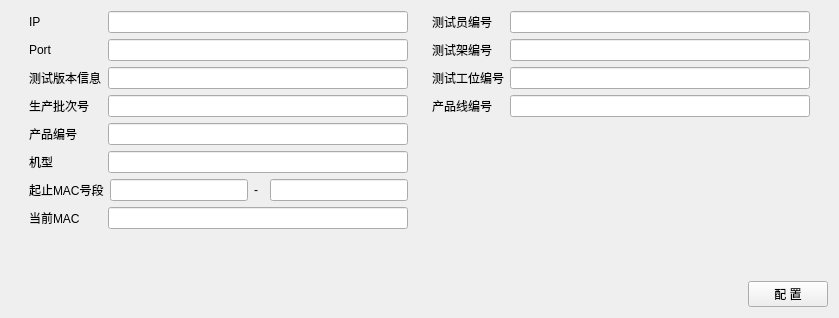
      <widget class="QWidget" name="base_set">
       <attribute name="title">
        <string>基础设置</string>
       </attribute>
       <layout class="QGridLayout" name="gridLayout_5">
        <item row="0" column="0">
         <layout class="QGridLayout" name="gridLayout_22">
          <item row="0" column="0">
           <spacer name="horizontalSpacer_19">
            <property name="orientation">
             <enum>Qt::Horizontal</enum>
            </property>
            <property name="sizeHint" stdset="0">
             <size>
              <width>18</width>
              <height>20</height>
             </size>
            </property>
           </spacer>
          </item>
          <item row="0" column="3">
           <layout class="QVBoxLayout" name="verticalLayout_8">
            <item>
             <layout class="QGridLayout" name="gridLayout">
              <item row="0" column="0">
               <widget class="QLabel" name="label_11">
                <property name="sizePolicy">
                 <sizepolicy hsizetype="Preferred" vsizetype="Preferred">
                  <horstretch>0</horstretch>
                  <verstretch>0</verstretch>
                 </sizepolicy>
                </property>
                <property name="minimumSize">
                 <size>
                  <width>70</width>
                  <height>0</height>
                 </size>
                </property>
                <property name="text">
                 <string>测试员编号</string>
                </property>
               </widget>
              </item>
              <item row="0" column="1">
               <widget class="QLineEdit" name="lineEdit_WorkerNo">
                <property name="sizePolicy">
                 <sizepolicy hsizetype="Expanding" vsizetype="Fixed">
                  <horstretch>0</horstretch>
                  <verstretch>0</verstretch>
                 </sizepolicy>
                </property>
                <property name="minimumSize">
                 <size>
                  <width>300</width>
                  <height>0</height>
                 </size>
                </property>
                <property name="maximumSize">
                 <size>
                  <width>250</width>
                  <height>16777215</height>
                 </size>
                </property>
               </widget>
              </item>
             </layout>
            </item>
            <item>
             <layout class="QGridLayout" name="gridLayout_3">
              <item row="0" column="0">
               <widget class="QLabel" name="label_12">
                <property name="sizePolicy">
                 <sizepolicy hsizetype="Preferred" vsizetype="Preferred">
                  <horstretch>0</horstretch>
                  <verstretch>0</verstretch>
                 </sizepolicy>
                </property>
                <property name="minimumSize">
                 <size>
                  <width>70</width>
                  <height>0</height>
                 </size>
                </property>
                <property name="text">
                 <string>测试架编号</string>
                </property>
               </widget>
              </item>
              <item row="0" column="1">
               <widget class="QLineEdit" name="lineEdit_TestFrameidNo">
                <property name="sizePolicy">
                 <sizepolicy hsizetype="Expanding" vsizetype="Fixed">
                  <horstretch>0</horstretch>
                  <verstretch>0</verstretch>
                 </sizepolicy>
                </property>
                <property name="minimumSize">
                 <size>
                  <width>300</width>
                  <height>0</height>
                 </size>
                </property>
                <property name="maximumSize">
                 <size>
                  <width>250</width>
                  <height>16777215</height>
                 </size>
                </property>
               </widget>
              </item>
             </layout>
            </item>
            <item>
             <layout class="QHBoxLayout" name="horizontalLayout_11">
              <item>
               <widget class="QLabel" name="label_10">
                <property name="sizePolicy">
                 <sizepolicy hsizetype="Preferred" vsizetype="Preferred">
                  <horstretch>0</horstretch>
                  <verstretch>0</verstretch>
                 </sizepolicy>
                </property>
                <property name="minimumSize">
                 <size>
                  <width>70</width>
                  <height>0</height>
                 </size>
                </property>
                <property name="text">
                 <string>测试工位编号</string>
                </property>
               </widget>
              </item>
              <item>
               <widget class="QLineEdit" name="lineEdit_WksNo">
                <property name="sizePolicy">
                 <sizepolicy hsizetype="Expanding" vsizetype="Fixed">
                  <horstretch>0</horstretch>
                  <verstretch>0</verstretch>
                 </sizepolicy>
                </property>
                <property name="minimumSize">
                 <size>
                  <width>300</width>
                  <height>0</height>
                 </size>
                </property>
               </widget>
              </item>
             </layout>
            </item>
            <item>
             <layout class="QHBoxLayout" name="horizontalLayout_10">
              <item>
               <widget class="QLabel" name="label_9">
                <property name="sizePolicy">
                 <sizepolicy hsizetype="Preferred" vsizetype="Preferred">
                  <horstretch>0</horstretch>
                  <verstretch>0</verstretch>
                 </sizepolicy>
                </property>
                <property name="minimumSize">
                 <size>
                  <width>70</width>
                  <height>0</height>
                 </size>
                </property>
                <property name="text">
                 <string>产品线编号</string>
                </property>
               </widget>
              </item>
              <item>
               <widget class="QLineEdit" name="lineEdit_WorkCenter">
                <property name="sizePolicy">
                 <sizepolicy hsizetype="Expanding" vsizetype="Fixed">
                  <horstretch>0</horstretch>
                  <verstretch>0</verstretch>
                 </sizepolicy>
                </property>
                <property name="minimumSize">
                 <size>
                  <width>300</width>
                  <height>0</height>
                 </size>
                </property>
                <property name="maximumSize">
                 <size>
                  <width>300</width>
                  <height>16777215</height>
                 </size>
                </property>
               </widget>
              </item>
             </layout>
            </item>
            <item>
             <spacer name="verticalSpacer_4">
              <property name="orientation">
               <enum>Qt::Vertical</enum>
              </property>
              <property name="sizeHint" stdset="0">
               <size>
                <width>20</width>
                <height>40</height>
               </size>
              </property>
             </spacer>
            </item>
           </layout>
          </item>
          <item row="0" column="4">
           <spacer name="horizontalSpacer_20">
            <property name="orientation">
             <enum>Qt::Horizontal</enum>
            </property>
            <property name="sizeHint" stdset="0">
             <size>
              <width>18</width>
              <height>20</height>
             </size>
            </property>
           </spacer>
          </item>
          <item row="0" column="1">
           <layout class="QVBoxLayout" name="verticalLayout_7">
            <item>
             <layout class="QHBoxLayout" name="horizontalLayout">
              <item>
               <widget class="QLabel" name="label">
                <property name="sizePolicy">
                 <sizepolicy hsizetype="Preferred" vsizetype="Preferred">
                  <horstretch>0</horstretch>
                  <verstretch>0</verstretch>
                 </sizepolicy>
                </property>
                <property name="minimumSize">
                 <size>
                  <width>70</width>
                  <height>0</height>
                 </size>
                </property>
                <property name="text">
                 <string>IP</string>
                </property>
               </widget>
              </item>
              <item>
               <widget class="QLineEdit" name="lineEdit_IP">
                <property name="sizePolicy">
                 <sizepolicy hsizetype="Expanding" vsizetype="Fixed">
                  <horstretch>0</horstretch>
                  <verstretch>0</verstretch>
                 </sizepolicy>
                </property>
                <property name="minimumSize">
                 <size>
                  <width>300</width>
                  <height>0</height>
                 </size>
                </property>
                <property name="maximumSize">
                 <size>
                  <width>300</width>
                  <height>16777215</height>
                 </size>
                </property>
               </widget>
              </item>
             </layout>
            </item>
            <item>
             <layout class="QHBoxLayout" name="horizontalLayout_3">
              <item>
               <widget class="QLabel" name="label_2">
                <property name="sizePolicy">
                 <sizepolicy hsizetype="Preferred" vsizetype="Preferred">
                  <horstretch>0</horstretch>
                  <verstretch>0</verstretch>
                 </sizepolicy>
                </property>
                <property name="minimumSize">
                 <size>
                  <width>70</width>
                  <height>0</height>
                 </size>
                </property>
                <property name="text">
                 <string>Port</string>
                </property>
               </widget>
              </item>
              <item>
               <widget class="QLineEdit" name="lineEdit_Port">
                <property name="sizePolicy">
                 <sizepolicy hsizetype="Expanding" vsizetype="Fixed">
                  <horstretch>0</horstretch>
                  <verstretch>0</verstretch>
                 </sizepolicy>
                </property>
                <property name="minimumSize">
                 <size>
                  <width>300</width>
                  <height>0</height>
                 </size>
                </property>
                <property name="maximumSize">
                 <size>
                  <width>300</width>
                  <height>16777215</height>
                 </size>
                </property>
               </widget>
              </item>
             </layout>
            </item>
            <item>
             <layout class="QHBoxLayout" name="horizontalLayout_16">
              <item>
               <widget class="QLabel" name="label_15">
                <property name="sizePolicy">
                 <sizepolicy hsizetype="Preferred" vsizetype="Preferred">
                  <horstretch>0</horstretch>
                  <verstretch>0</verstretch>
                 </sizepolicy>
                </property>
                <property name="minimumSize">
                 <size>
                  <width>70</width>
                  <height>0</height>
                 </size>
                </property>
                <property name="text">
                 <string>测试版本信息</string>
                </property>
               </widget>
              </item>
              <item>
               <widget class="QLineEdit" name="lineEdit_AutoTestVersion">
                <property name="sizePolicy">
                 <sizepolicy hsizetype="Expanding" vsizetype="Fixed">
                  <horstretch>0</horstretch>
                  <verstretch>0</verstretch>
                 </sizepolicy>
                </property>
                <property name="minimumSize">
                 <size>
                  <width>300</width>
                  <height>0</height>
                 </size>
                </property>
                <property name="maximumSize">
                 <size>
                  <width>300</width>
                  <height>16777215</height>
                 </size>
                </property>
               </widget>
              </item>
             </layout>
            </item>
            <item>
             <layout class="QHBoxLayout" name="horizontalLayout_17">
              <item>
               <widget class="QLabel" name="label_16">
                <property name="sizePolicy">
                 <sizepolicy hsizetype="Preferred" vsizetype="Preferred">
                  <horstretch>0</horstretch>
                  <verstretch>0</verstretch>
                 </sizepolicy>
                </property>
                <property name="minimumSize">
                 <size>
                  <width>70</width>
                  <height>0</height>
                 </size>
                </property>
                <property name="text">
                 <string>生产批次号</string>
                </property>
               </widget>
              </item>
              <item>
               <widget class="QLineEdit" name="lineEdit_MoLotNo">
                <property name="sizePolicy">
                 <sizepolicy hsizetype="Expanding" vsizetype="Fixed">
                  <horstretch>0</horstretch>
                  <verstretch>0</verstretch>
                 </sizepolicy>
                </property>
                <property name="minimumSize">
                 <size>
                  <width>300</width>
                  <height>0</height>
                 </size>
                </property>
                <property name="maximumSize">
                 <size>
                  <width>300</width>
                  <height>16777215</height>
                 </size>
                </property>
               </widget>
              </item>
             </layout>
            </item>
            <item>
             <layout class="QHBoxLayout" name="horizontalLayout_28">
              <item>
               <widget class="QLabel" name="label_63">
                <property name="sizePolicy">
                 <sizepolicy hsizetype="Preferred" vsizetype="Preferred">
                  <horstretch>0</horstretch>
                  <verstretch>0</verstretch>
                 </sizepolicy>
                </property>
                <property name="minimumSize">
                 <size>
                  <width>70</width>
                  <height>0</height>
                 </size>
                </property>
                <property name="text">
                 <string>产品编号</string>
                </property>
               </widget>
              </item>
              <item>
               <widget class="QLineEdit" name="lineEdit_PartNo">
                <property name="sizePolicy">
                 <sizepolicy hsizetype="Expanding" vsizetype="Fixed">
                  <horstretch>0</horstretch>
                  <verstretch>0</verstretch>
                 </sizepolicy>
                </property>
                <property name="minimumSize">
                 <size>
                  <width>300</width>
                  <height>0</height>
                 </size>
                </property>
                <property name="maximumSize">
                 <size>
                  <width>300</width>
                  <height>16777215</height>
                 </size>
                </property>
               </widget>
              </item>
             </layout>
            </item>
            <item>
             <layout class="QHBoxLayout" name="horizontalLayout_14">
              <item>
               <widget class="QLabel" name="label_13">
                <property name="sizePolicy">
                 <sizepolicy hsizetype="Preferred" vsizetype="Preferred">
                  <horstretch>0</horstretch>
                  <verstretch>0</verstretch>
                 </sizepolicy>
                </property>
                <property name="minimumSize">
                 <size>
                  <width>70</width>
                  <height>0</height>
                 </size>
                </property>
                <property name="text">
                 <string>机型</string>
                </property>
               </widget>
              </item>
              <item>
               <widget class="QLineEdit" name="lineEdit_ModuleType">
                <property name="sizePolicy">
                 <sizepolicy hsizetype="Expanding" vsizetype="Fixed">
                  <horstretch>0</horstretch>
                  <verstretch>0</verstretch>
                 </sizepolicy>
                </property>
                <property name="minimumSize">
                 <size>
                  <width>300</width>
                  <height>0</height>
                 </size>
                </property>
                <property name="maximumSize">
                 <size>
                  <width>300</width>
                  <height>16777215</height>
                 </size>
                </property>
               </widget>
              </item>
             </layout>
            </item>
            <item>
             <layout class="QHBoxLayout" name="horizontalLayout_15">
              <item>
               <widget class="QLabel" name="label_14">
                <property name="sizePolicy">
                 <sizepolicy hsizetype="Preferred" vsizetype="Preferred">
                  <horstretch>0</horstretch>
                  <verstretch>0</verstretch>
                 </sizepolicy>
                </property>
                <property name="minimumSize">
                 <size>
                  <width>70</width>
                  <height>0</height>
                 </size>
                </property>
                <property name="text">
                 <string>起止MAC号段</string>
                </property>
               </widget>
              </item>
              <item>
               <widget class="QLineEdit" name="lineEdit_WT_MAC_RANGE_BEGIN">
                <property name="sizePolicy">
                 <sizepolicy hsizetype="Expanding" vsizetype="Fixed">
                  <horstretch>0</horstretch>
                  <verstretch>0</verstretch>
                 </sizepolicy>
                </property>
                <property name="minimumSize">
                 <size>
                  <width>138</width>
                  <height>0</height>
                 </size>
                </property>
                <property name="maximumSize">
                 <size>
                  <width>138</width>
                  <height>16777215</height>
                 </size>
                </property>
               </widget>
              </item>
              <item>
               <widget class="QLabel" name="label_46">
                <property name="sizePolicy">
                 <sizepolicy hsizetype="Preferred" vsizetype="Fixed">
                  <horstretch>0</horstretch>
                  <verstretch>0</verstretch>
                 </sizepolicy>
                </property>
                <property name="minimumSize">
                 <size>
                  <width>10</width>
                  <height>0</height>
                 </size>
                </property>
                <property name="maximumSize">
                 <size>
                  <width>10</width>
                  <height>16777215</height>
                 </size>
                </property>
                <property name="text">
                 <string>-</string>
                </property>
               </widget>
              </item>
              <item>
               <widget class="QLineEdit" name="lineEdit_WT_MAC_RANGE_END">
                <property name="sizePolicy">
                 <sizepolicy hsizetype="Expanding" vsizetype="Fixed">
                  <horstretch>0</horstretch>
                  <verstretch>0</verstretch>
                 </sizepolicy>
                </property>
                <property name="minimumSize">
                 <size>
                  <width>138</width>
                  <height>0</height>
                 </size>
                </property>
                <property name="maximumSize">
                 <size>
                  <width>138</width>
                  <height>16777215</height>
                 </size>
                </property>
               </widget>
              </item>
             </layout>
            </item>
            <item>
             <layout class="QHBoxLayout" name="horizontalLayout_60">
              <item>
               <widget class="QLabel" name="label_47">
                <property name="sizePolicy">
                 <sizepolicy hsizetype="Preferred" vsizetype="Preferred">
                  <horstretch>0</horstretch>
                  <verstretch>0</verstretch>
                 </sizepolicy>
                </property>
                <property name="minimumSize">
                 <size>
                  <width>70</width>
                  <height>0</height>
                 </size>
                </property>
                <property name="text">
                 <string>当前MAC</string>
                </property>
               </widget>
              </item>
              <item>
               <widget class="QLineEdit" name="lineEdit_WT_MAC_CURRENT">
                <property name="sizePolicy">
                 <sizepolicy hsizetype="Expanding" vsizetype="Fixed">
                  <horstretch>0</horstretch>
                  <verstretch>0</verstretch>
                 </sizepolicy>
                </property>
                <property name="minimumSize">
                 <size>
                  <width>300</width>
                  <height>0</height>
                 </size>
                </property>
                <property name="maximumSize">
                 <size>
                  <width>300</width>
                  <height>16777215</height>
                 </size>
                </property>
               </widget>
              </item>
             </layout>
            </item>
           </layout>
          </item>
          <item row="0" column="2">
           <spacer name="horizontalSpacer_18">
            <property name="orientation">
             <enum>Qt::Horizontal</enum>
            </property>
            <property name="sizeHint" stdset="0">
             <size>
              <width>18</width>
              <height>20</height>
             </size>
            </property>
           </spacer>
          </item>
         </layout>
        </item>
        <item row="1" column="0">
         <layout class="QGridLayout" name="gridLayout_15">
          <item row="0" column="0">
           <layout class="QGridLayout" name="gridLayout_4">
            <item row="0" column="3">
             <widget class="QLabel" name="label_user">
              <property name="text">
               <string/>
              </property>
             </widget>
            </item>
            <item row="0" column="2">
             <spacer name="verticalSpacer">
              <property name="orientation">
               <enum>Qt::Vertical</enum>
              </property>
              <property name="sizeHint" stdset="0">
               <size>
                <width>20</width>
                <height>40</height>
               </size>
              </property>
             </spacer>
            </item>
            <item row="0" column="1">
             <widget class="QLabel" name="label_MES_Status">
              <property name="text">
               <string/>
              </property>
             </widget>
            </item>
            <item row="0" column="0">
             <spacer name="horizontalSpacer_2">
              <property name="orientation">
               <enum>Qt::Horizontal</enum>
              </property>
              <property name="sizeHint" stdset="0">
               <size>
                <width>40</width>
                <height>20</height>
               </size>
              </property>
             </spacer>
            </item>
            <item row="0" column="4">
             <spacer name="horizontalSpacer_3">
              <property name="orientation">
               <enum>Qt::Horizontal</enum>
              </property>
              <property name="sizeHint" stdset="0">
               <size>
                <width>40</width>
                <height>20</height>
               </size>
              </property>
             </spacer>
            </item>
           </layout>
          </item>
          <item row="1" column="0">
           <layout class="QHBoxLayout" name="horizontalLayout_4">
            <item>
             <spacer name="horizontalSpacer">
              <property name="orientation">
               <enum>Qt::Horizontal</enum>
              </property>
              <property name="sizeHint" stdset="0">
               <size>
                <width>478</width>
                <height>20</height>
               </size>
              </property>
             </spacer>
            </item>
            <item>
             <widget class="QPushButton" name="pushButton_set">
              <property name="text">
               <string>配 置</string>
              </property>
             </widget>
            </item>
           </layout>
          </item>
         </layout>
        </item>
       </layout>
      </widget>
